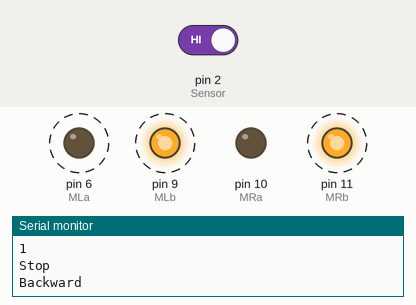
A sketch run on a simulated Arduino Uno, built with avr-gcc and run on an emulated ATmega328P. On the bench: output pins drawn as LEDs (lit = HIGH), the last lines printed to the serial monitor. Dashed ring = blinking. The test bench sets the inputs (shaded band); at power-on: pin 2 (Sensor) HIGH.

Above: at 5.2 s.
5.3 s: pin 2 (Sensor) driven LOW
At 5.85 s:
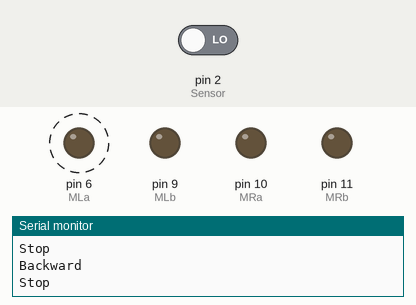
At 7.9 s:
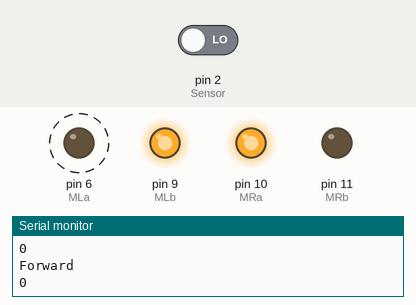
8.2 s: pin 2 (Sensor) driven HIGH
At 10.3 s:
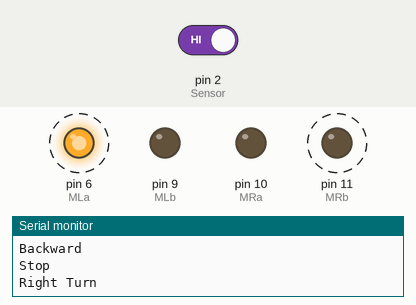
Timing chart, 0 to 18.5 s (numbered marks = the images above; inputs shaded):
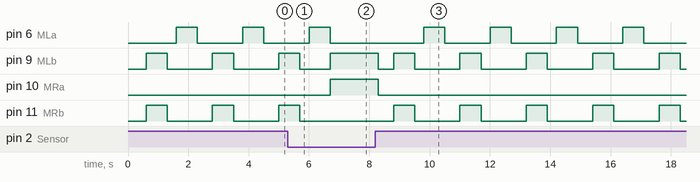

Measured:
- after the input at 5.3 s, pin 10 (MRa): LOW → HIGH after 1.4 s; pin 11 (MRb): goes on until 5.7 s, then stays LOW
- after the input at 8.2 s, pin 6 (MLa): alternates HIGH for 0.70 s and LOW for 1.5 s, starting after 1.6 s; pin 9 (MLb): HIGH → LOW after 0.10 s, then repeats every 2.2 s: HIGH 0.70 s, LOW 1.5 s; pin 10 (MRa): HIGH → LOW after 0.10 s; pin 11 (MRb): alternates HIGH for 0.70 s and LOW for 1.5 s, starting after 0.61 s
- by itself, pin 6 (MLa), pin 9 (MLb), pin 11 (MRb): alternates HIGH for 0.70 s and LOW for 1.5 s

The sketch:

edge_avoider.ino
```cpp
#define MLa 6  // Left motor 1st pin
#define MLb 9  // Left motor 2nd pin
#define MRa 10 // Right motor 1st pin
#define MRb 11 // Right motor 2nd pin
#define Sensor 2 // Sensor pin

void setup() {
  // Set motor pins as output
  pinMode(MLa, OUTPUT);
  pinMode(MLb, OUTPUT);
  pinMode(MRa, OUTPUT);
  pinMode(MRb, OUTPUT);

  // Set sensor pin as input
  pinMode(Sensor, INPUT);

  // Begin serial communication for debugging
  Serial.begin(9600);
}

// Function to move forward
void forward() {
  analogWrite(MLb, 255);  // Left motor full speed
  digitalWrite(MLa, LOW); // Left motor direction
  analogWrite(MRa, 255);  // Right motor full speed
  digitalWrite(MRb, LOW); // Right motor direction
  Serial.println("Forward");
}

// Function to stop the robot
void stopMotors() {
  digitalWrite(MLa, LOW);
  digitalWrite(MLb, LOW);
  digitalWrite(MRa, LOW);
  digitalWrite(MRb, LOW);
  Serial.println("Stop");
}

// Function to move backward
void backward() {
  digitalWrite(MLa, LOW);  // Left motor direction
  digitalWrite(MLb, HIGH); // Left motor reverse
  digitalWrite(MRa, LOW);  // Right motor direction
  digitalWrite(MRb, HIGH); // Right motor reverse
  Serial.println("Backward");
}

// Function to turn right
void rightTurn() {
  digitalWrite(MLa, HIGH);  // Left motor forward
  digitalWrite(MLb, LOW);   // Left motor forward
  digitalWrite(MRa, LOW);   // Right motor stop
  digitalWrite(MRb, LOW);   // Right motor stop
  Serial.println("Right Turn");
}

void loop() {
  // Read the sensor value
  int Sensorin = digitalRead(Sensor);
  Serial.println(Sensorin);  // Print sensor value for debugging
  delay(100);  // Small delay for sensor stability

  if (Sensorin == LOW) {
    // If sensor detects object (LOW), move forward
    forward();
  } else {
    // If no object detected (HIGH), stop, move backward, stop, and turn right
    stopMotors();
    delay(500);  // Stop for 500ms
    backward();
    delay(700);  // Move backward for 700ms
    stopMotors();
    delay(300);  // Stop for 300ms
    rightTurn();
    delay(600);  // Turn right for 600ms
  }
}
```
